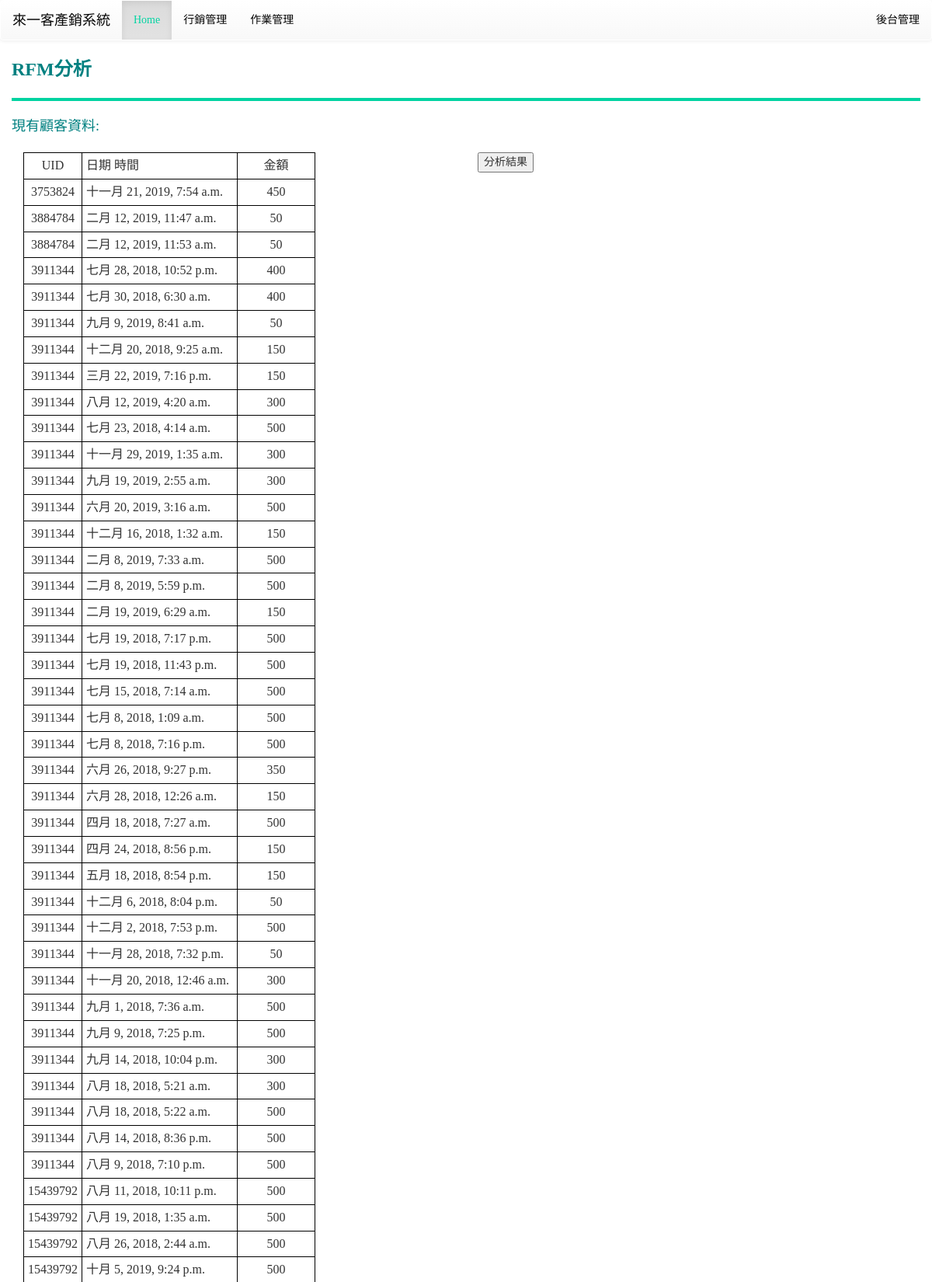
/market/rfm/ (upper part), run on the app's committed database.
### mainsite/models.py (models this page shows, shortened)
class user_payment_item(models.Model):
    UID = models.IntegerField()
    date = models.DateTimeField(max_length=20)
    amount = models.IntegerField()
    YEAR = models.IntegerField()
    MONTH = models.IntegerField()
    DAY = models.IntegerField()
    item = models.IntegerField()
    num = models.FloatField()

### mainsite/views.py (the view)
# urls.py: path('market/rfm/', views.rfm),
def rfm(request):
    template = get_template('rfm.html')
    user = models.user_payment_item.objects.all()[:100]
    html = template.render(locals())
    return HttpResponse(html)

### templates/rfm.html (shortened to what this page needs)
{% extends "base.html" %}
{% load static %}
{% block content %}
<div class='container'>
	<div class='row'>
		<b><font color="#008080" size="5pt">RFM分析</font></b>
		<hr style="border:2px solid #00d3a1;" />
		<font color="#008080" size="4pt">現有顧客資料:</font>
	</div>
	<br>
	<div class='row'>
		<div class='col-md-6'>
		{% for data in user %}
		{% if forloop.first %}
		<table>
			<tr bgcolor='#ffffff'>
				<td width=50 align=center>UID</td>
				<td width=200 align=left>日期 時間</td>
				<td width=100>金額</td>
			</tr>
		{% endif %}
			<tr>
				<td>{{ data.UID }}</td>
				<td align=left>{{ data.date }}</td>
				<td>{{ data.amount }}</td>
			</tr>
		{% if forloop.last %}
		</table>
		{% endif %}
		{% endfor %}
		</div>
		<div class='col-md-6'>
			<button type="button" onclick="location.href='/market/rfm/result'">
				分析結果
			</button>
		</div>
	</div>
	<br><br>
</div>
{% endblock %}

### templates/base.html (style rules this page uses)
table { border:1px solid #000; font-family: 微軟正黑體; font-size:16px; border:1px solid #000; text-align:center; border-collapse:collapse; }
td { border:1px solid #000; padding:5px; }
h1, h2, h3, h4, h5, p, div { font-family: 微軟正黑體; }

### data on the page
user_payment_item: shows "UID", UID "3753824", date "十一月 21, 2019, 7:54 a.m.", amount "450"
user_payment_item: UID "3884784", date "二月 12, 2019, 11:47 a.m.", amount "50"
user_payment_item: UID "3884784", date "二月 12, 2019, 11:53 a.m.", amount "50"
user_payment_item: UID "3911344", date "七月 28, 2018, 10:52 p.m.", amount "400"
user_payment_item: UID "3911344", date "七月 30, 2018, 6:30 a.m.", amount "400"
user_payment_item: UID "3911344", date "九月 9, 2019, 8:41 a.m.", amount "50"
user_payment_item: UID "3911344", date "十二月 20, 2018, 9:25 a.m.", amount "150"
user_payment_item: UID "3911344", date "三月 22, 2019, 7:16 p.m.", amount "150"
user_payment_item: UID "3911344", date "八月 12, 2019, 4:20 a.m.", amount "300"
user_payment_item: UID "3911344", date "七月 23, 2018, 4:14 a.m.", amount "500"
user_payment_item: UID "3911344", date "十一月 29, 2019, 1:35 a.m.", amount "300"
user_payment_item: UID "3911344", date "九月 19, 2019, 2:55 a.m.", amount "300"
user_payment_item: UID "3911344", date "六月 20, 2019, 3:16 a.m.", amount "500"
user_payment_item: UID "3911344", date "十二月 16, 2018, 1:32 a.m.", amount "150"
user_payment_item: UID "3911344", date "二月 8, 2019, 7:33 a.m.", amount "500"
user_payment_item: UID "3911344", date "二月 8, 2019, 5:59 p.m.", amount "500"
user_payment_item: UID "3911344", date "二月 19, 2019, 6:29 a.m.", amount "150"
user_payment_item: UID "3911344", date "七月 19, 2018, 7:17 p.m.", amount "500"
user_payment_item: UID "3911344", date "七月 19, 2018, 11:43 p.m.", amount "500"
user_payment_item: UID "3911344", date "七月 15, 2018, 7:14 a.m.", amount "500"
user_payment_item: UID "3911344", date "七月 8, 2018, 1:09 a.m.", amount "500"
user_payment_item: UID "3911344", date "七月 8, 2018, 7:16 p.m.", amount "500"
user_payment_item: UID "3911344", date "六月 26, 2018, 9:27 p.m.", amount "350"
user_payment_item: UID "3911344", date "六月 28, 2018, 12:26 a.m.", amount "150"
user_payment_item: UID "3911344", date "四月 18, 2018, 7:27 a.m.", amount "500"
user_payment_item: UID "3911344", date "四月 24, 2018, 8:56 p.m.", amount "150"
user_payment_item: UID "3911344", date "五月 18, 2018, 8:54 p.m.", amount "150"
user_payment_item: UID "3911344", date "十二月 6, 2018, 8:04 p.m.", amount "50"
user_payment_item: UID "3911344", date "十二月 2, 2018, 7:53 p.m.", amount "500"
user_payment_item: UID "3911344", date "十一月 28, 2018, 7:32 p.m.", amount "50"
user_payment_item: UID "3911344", date "十一月 20, 2018, 12:46 a.m.", amount "300"
user_payment_item: UID "3911344", date "九月 1, 2018, 7:36 a.m.", amount "500"
user_payment_item: UID "3911344", date "九月 9, 2018, 7:25 p.m.", amount "500"
user_payment_item: UID "3911344", date "九月 14, 2018, 10:04 p.m.", amount "300"
user_payment_item: UID "3911344", date "八月 18, 2018, 5:21 a.m.", amount "300"
user_payment_item: UID "3911344", date "八月 18, 2018, 5:22 a.m.", amount "500"
user_payment_item: UID "3911344", date "八月 14, 2018, 8:36 p.m.", amount "500"
user_payment_item: UID "3911344", date "八月 9, 2018, 7:10 p.m.", amount "500"
user_payment_item: UID "15439792", date "八月 11, 2018, 10:11 p.m.", amount "500"
user_payment_item: UID "15439792", date "八月 19, 2018, 1:35 a.m.", amount "500"
user_payment_item: UID "15439792", date "八月 26, 2018, 2:44 a.m.", amount "500"
user_payment_item: UID "15439792", date "十月 5, 2019, 9:24 p.m.", amount "500"
